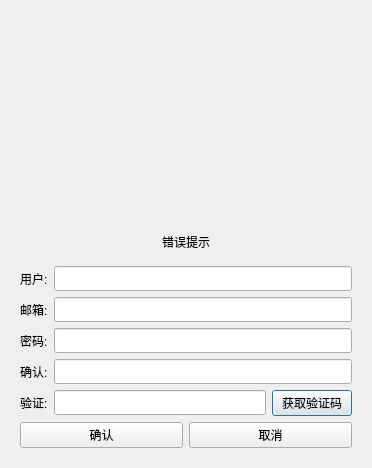
<?xml version="1.0" encoding="UTF-8"?>
<ui version="4.0">
 <class>Register_Dialog</class>
 <widget class="QDialog" name="Register_Dialog">
  <property name="geometry">
   <rect>
    <x>0</x>
    <y>0</y>
    <width>372</width>
    <height>468</height>
   </rect>
  </property>
  <property name="windowTitle">
   <string>Dialog</string>
  </property>
  <layout class="QVBoxLayout" name="verticalLayout_2">
   <item>
    <layout class="QVBoxLayout" name="verticalLayout">
     <item>
      <widget class="QStackedWidget" name="stackedWidget">
       <property name="currentIndex">
        <number>0</number>
       </property>
       <widget class="QWidget" name="page">
        <layout class="QVBoxLayout" name="verticalLayout_3">
         <item>
          <widget class="QWidget" name="widget" native="true">
           <layout class="QVBoxLayout" name="verticalLayout_4">
            <item>
             <spacer name="verticalSpacer">
              <property name="orientation">
               <enum>Qt::Vertical</enum>
              </property>
              <property name="sizeHint" stdset="0">
               <size>
                <width>20</width>
                <height>40</height>
               </size>
              </property>
             </spacer>
            </item>
            <item>
             <widget class="QLabel" name="erro_tip">
              <property name="text">
               <string>错误提示</string>
              </property>
              <property name="alignment">
               <set>Qt::AlignCenter</set>
              </property>
             </widget>
            </item>
           </layout>
          </widget>
         </item>
         <item>
          <layout class="QHBoxLayout" name="horizontalLayout">
           <item>
            <widget class="QLabel" name="user_lable">
             <property name="minimumSize">
              <size>
               <width>0</width>
               <height>25</height>
              </size>
             </property>
             <property name="maximumSize">
              <size>
               <width>16777215</width>
               <height>25</height>
              </size>
             </property>
             <property name="text">
              <string>用户:</string>
             </property>
            </widget>
           </item>
           <item>
            <widget class="QLineEdit" name="user_lineEdit">
             <property name="minimumSize">
              <size>
               <width>0</width>
               <height>25</height>
              </size>
             </property>
             <property name="maximumSize">
              <size>
               <width>16777215</width>
               <height>25</height>
              </size>
             </property>
            </widget>
           </item>
          </layout>
         </item>
         <item>
          <layout class="QHBoxLayout" name="horizontalLayout_2">
           <item>
            <widget class="QLabel" name="email_label">
             <property name="text">
              <string>邮箱:</string>
             </property>
            </widget>
           </item>
           <item>
            <widget class="QLineEdit" name="email_lineEdit">
             <property name="minimumSize">
              <size>
               <width>0</width>
               <height>25</height>
              </size>
             </property>
            </widget>
           </item>
          </layout>
         </item>
         <item>
          <layout class="QHBoxLayout" name="horizontalLayout_4">
           <item>
            <widget class="QLabel" name="pwd_label">
             <property name="text">
              <string>密码:</string>
             </property>
            </widget>
           </item>
           <item>
            <widget class="QLineEdit" name="pwd_lineEdit">
             <property name="minimumSize">
              <size>
               <width>0</width>
               <height>25</height>
              </size>
             </property>
             <property name="alignment">
              <set>Qt::AlignLeading|Qt::AlignLeft|Qt::AlignVCenter</set>
             </property>
            </widget>
           </item>
          </layout>
         </item>
         <item>
          <layout class="QHBoxLayout" name="horizontalLayout_5">
           <item>
            <widget class="QLabel" name="comfirm_label">
             <property name="text">
              <string>确认:</string>
             </property>
            </widget>
           </item>
           <item>
            <widget class="QLineEdit" name="comfirm_lineEdit">
             <property name="minimumSize">
              <size>
               <width>0</width>
               <height>25</height>
              </size>
             </property>
            </widget>
           </item>
          </layout>
         </item>
         <item>
          <layout class="QHBoxLayout" name="horizontalLayout_6">
           <item>
            <widget class="QLabel" name="v_code_label">
             <property name="text">
              <string>验证:</string>
             </property>
            </widget>
           </item>
           <item>
            <widget class="QLineEdit" name="v_code_lineEdit">
             <property name="minimumSize">
              <size>
               <width>0</width>
               <height>25</height>
              </size>
             </property>
            </widget>
           </item>
           <item>
            <widget class="QPushButton" name="v_code_pushButton">
             <property name="text">
              <string>获取验证码</string>
             </property>
            </widget>
           </item>
          </layout>
         </item>
         <item>
          <layout class="QHBoxLayout" name="horizontalLayout_7">
           <item>
            <widget class="QPushButton" name="confirm_pushButton">
             <property name="text">
              <string>确认</string>
             </property>
            </widget>
           </item>
           <item>
            <widget class="QPushButton" name="cancel_pushButton">
             <property name="text">
              <string>取消</string>
             </property>
            </widget>
           </item>
          </layout>
         </item>
        </layout>
       </widget>
       <widget class="QWidget" name="page_2"/>
      </widget>
     </item>
    </layout>
   </item>
  </layout>
 </widget>
 <resources/>
 <connections/>
</ui>
